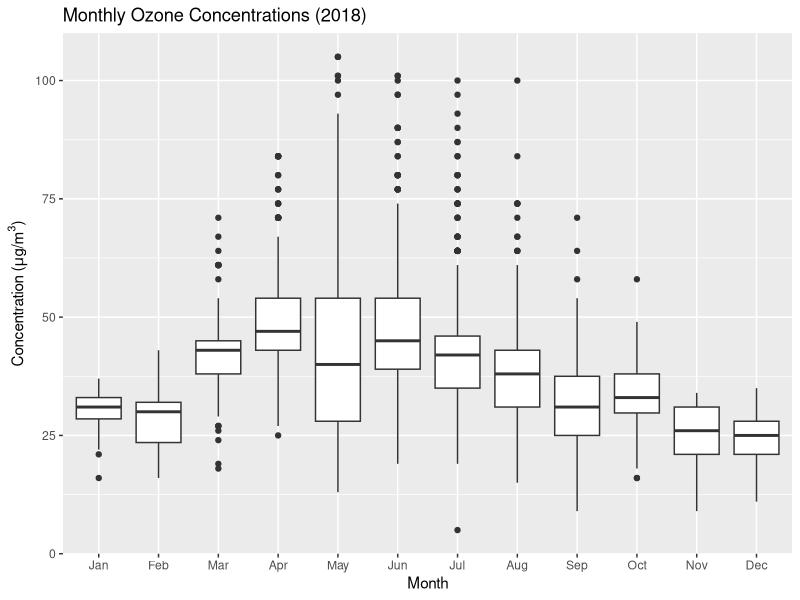
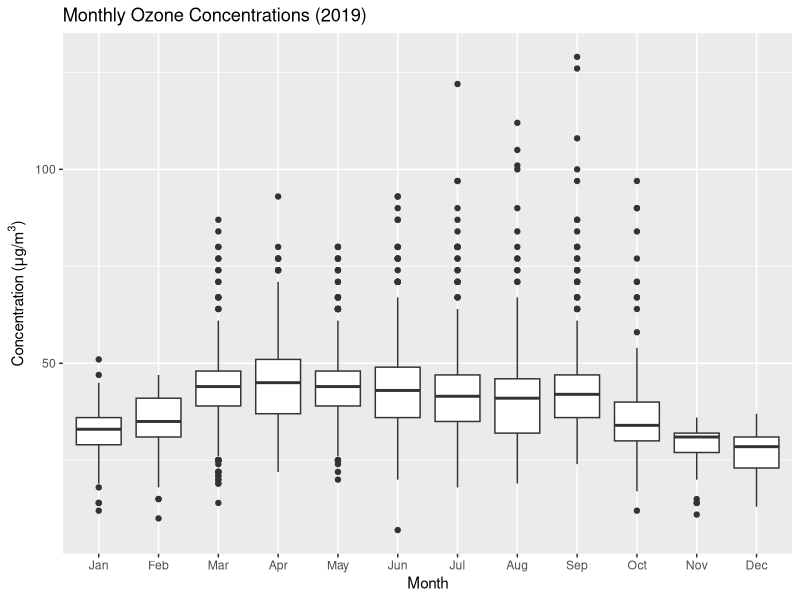

Reproduce these figures in R, in order.
## ---- chunk 1
#Import libraries
library(tidyverse)
library(lubridate)
library(here)
library(knitr)

#Import EPA data (from the processed_KEY folder) & fix dates
epa_data <- read.csv(
  here("Data","Processed","EPAair_O3_PM25_NC1819_Processed.csv"),
  stringsAsFactors = TRUE) %>% 
  mutate(Date = ymd(Date))
## ---- chunk 2
#Compute mean PM2.5 concentration for each county, sorted by value
summary_PM25 <- epa_data %>% 
  drop_na(PM2.5) %>% 
  group_by(COUNTY) %>% 
  summarize(mean_PM2.5 = mean(PM2.5)) %>% 
  arrange(mean_PM2.5) 

#Compute mean ozone concentration for each county, sorted by value
summary_Ozone <- epa_data %>% 
  drop_na(Ozone) %>% 
  group_by(COUNTY) %>% 
  summarize(
    mean_Ozone = mean(Ozone)) %>% 
  arrange(mean_Ozone)


#Use the `kable` function to produce the 2 tables in markdown format
#PM2.5 Table
kable(summary_PM25, digits = 2, #round to 2 digits
      col.names = c("County","$\\mu g/m^3$"), #add column names 
             caption = "Mean Particulates (2.5mm)") #add title
#Ozone Table 
kable(summary_Ozone, digits = 2, #round to 2 digits
      col.names = c("County","$\\mu g/m^3$"), #add column names 
             caption = "Mean Ozone") #add title

## ---- chunk 3
#Change the EPA Month data to a factor and use Month names. 
epa_data$month <- factor(epa_data$month, 
       levels = 1:12,
       labels = month.abb)

#Filter data by 2018.
Ozone_2018 <- filter(epa_data, year == 2018) %>% 
  drop_na(Ozone)

#Create boxplot for 2018 data.
ggplot(Ozone_2018, aes(x = month, y = Ozone)) +
  geom_boxplot() +
  labs(title = "Monthly Ozone Concentrations (2018)",
    x = "Month",
    y = expression(paste("Concentration (", mu, "g/m"^{3},")")))
## ---- chunk 4
#Filter data by 2019. 
Ozone_2019 <- filter(epa_data, year == 2019) %>% 
  drop_na(Ozone)

#Create boxplot for 2019 data.
ggplot(Ozone_2019, aes(x = month, y = Ozone)) +
  geom_boxplot() +
  labs(title = "Monthly Ozone Concentrations (2019)",
       x = "Month",
       y = expression(paste("Concentration (", mu, "g/m"^{3},")")))

